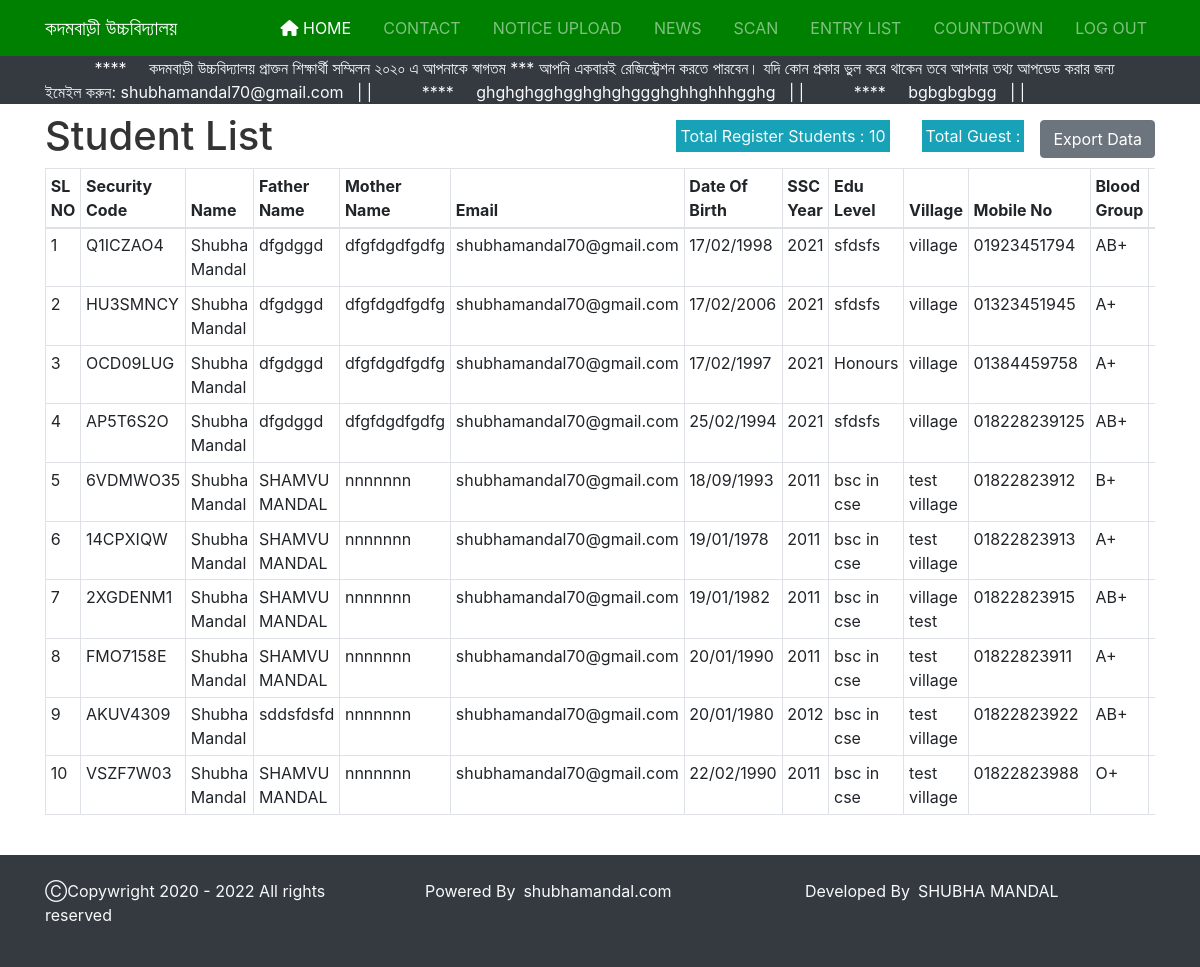
Page /src/admin/index.php (signed in) on the earlier database version.
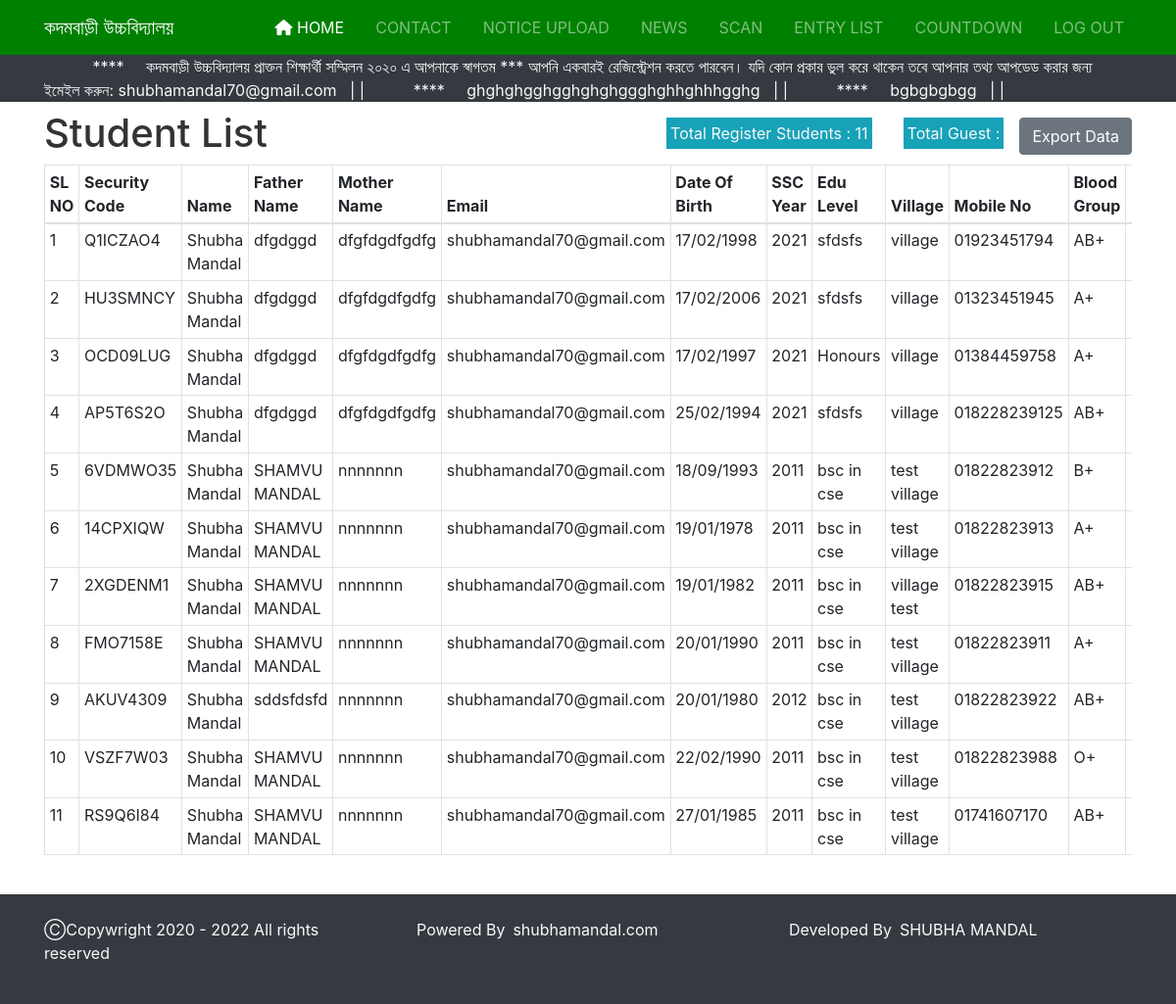
Same page on the later database version.
### tables this page shows
CREATE TABLE `news` (
  `id` int(11) NOT NULL,
  `title` varchar(50) NOT NULL,
  `news_description` varchar(500) NOT NULL,
  `date` datetime NOT NULL DEFAULT current_timestamp()
);

CREATE TABLE `students` (
  `id` int(10) NOT NULL,
  `name` varchar(30) NOT NULL,
  `father_name` varchar(40) NOT NULL,
  `mother_name` varchar(40) NOT NULL,
  `email` varchar(30) NOT NULL,
  `dob` datetime NOT NULL DEFAULT current_timestamp(),
  `exam` varchar(20) NOT NULL,
  `last_edu` varchar(25) NOT NULL,
  `village` varchar(50) NOT NULL,
  `mobile` varchar(20) NOT NULL,
  `blood` varchar(20) NOT NULL,
  `bkash` varchar(20) NOT NULL,
  `taka` int(30) NOT NULL,
  `trxid` varchar(20) NOT NULL,
  `gender` varchar(20) NOT NULL,
  `image` varchar(100) NOT NULL,
  `qr_image` varchar(50) NOT NULL,
  `string` varchar(50) NOT NULL,
  `date` datetime NOT NULL DEFAULT current_timestamp(),
  `status` varchar(50) NOT NULL
);

### src/admin/index.php (the view, shortened to what the changed rows need)
<?php
include("admin_header.php");
include("../db.php");
$sql= "SELECT * FROM students";
$result = mysqli_query($conn,$sql);
$count_sql= "SELECT id FROM students ORDER BY id ";
$count_result = mysqli_query($conn,$count_sql);
$total_count= mysqli_num_rows($count_result);
?>
<div class="container-fluid ">
<div class="container">
    <div class="row">
        <div class="col-lg-12">
                <div class=" ml-auto">
                  <div class=" m-3 float-right p-1 text-light bg-info">
                             <span >Total Guest  :</span>
                  </div>
                  <div class=" m-3 float-right p-1 text-light bg-info">
                             <span > Total Register Students :</span>
                          <?php
                           echo $total_count;
                          ?>
                  </div>
                </div>
           <div class=" float-left mr-auto inline-block"><h1 class="mt-2">Student List</h1> </div>
                  <div class="table-responsive table--no-card m-b-30">
                  <table class="table data-table table-sm table-bordered table-hover " id="myTable">
                      <thead>
                          <tr>
                          <th>SL NO</th>
                          <th>Security Code</th>
                          <th>Name</th>
                          <th>Father Name</th>
                          <th>Mother Name</th>
                          <th>Email</th>
                          <th>Date Of Birth</th>
                          <th>SSC Year</th>
                          <th>Edu Level</th>
                          <th>Village</th>
                          <th>Mobile No</th>
                          <th>Blood Group</th>
                          <th>Bkash No </th>
                          </tr>
                      </thead>
                      <tbody>
                         <?php
                            $serial=0;
                         while($row = mysqli_fetch_assoc($result)) { $serial+=1;
                           ?>
                          <tr>
                              <td ><?php echo $serial;?></td>
                              <td > <?= $row['string']?> </td>
                              <td ><?= $row['name']?></td>
                              <td ><?= $row['father_name']?></td>
                              <td ><?= $row['mother_name']?></td>
                              <td ><?= $row['email']?></td>
                              <td ><?= date('d/m/Y',strtotime($row["dob"]));?></td>
                              <td ><?= $row['exam']?></td>
                              <td ><?= $row['last_edu']?></td>
                              <td ><?= $row['village']?></td>
                              <td ><?= $row['mobile']?></td>
                              <td ><?= $row['blood']?></td>
                              <td ><?= $row['bkash']?></td>
                          </tr>
                         <?php
                       }?>
                      </tbody>
                  </table>
                  </div>
        </div>
    </div>
</div>
</div>
<br>
<?php
include("admin_footer.php");
 ?>

### src/admin/admin_header.php (shortened to what the changed rows need)
<?php
include("../db.php");
$sql= "SELECT * FROM news ";
$result = mysqli_query($conn,$sql);
?>
<!DOCTYPE html>
<html lang="en">
<head>
  <link rel="stylesheet" href="../css/uikit.min.css">
  <link rel="stylesheet" href="../css/slick.css">
  <link rel="stylesheet" href="../css/slick-theme.css">
  <link rel="stylesheet" href="../css/font-awesome.min.css">
  <link rel="stylesheet" href="//cdn.datatables.net/1.10.20/css/jquery.dataTables.min.css">
  <link rel="stylesheet" href="../css/dataTables.bootstrap4.min.css">
  <link rel="stylesheet" href="../css/responsive.dataTables.min.css">
  <link rel="stylesheet" href="../css/bootstrap.css">
  <link rel="stylesheet" href="../css/style.css">
  <link rel="stylesheet" href="../scss/style.scss">
</head>
<body>
<section class="news bg-dark">
        <div class="container">
        <div class="row">
            <div class="col-md">
<marquee class="text-light" direction="left" onmouseover="this.stop();" onmouseout="this.start();">
  <?php
  if(mysqli_num_rows($result) >0){
    while($row = mysqli_fetch_assoc($result)) {
      echo "&nbsp;&nbsp;&nbsp;&nbsp;&nbsp;&nbsp;&nbsp;&nbsp;&nbsp;&nbsp; **** &nbsp;&nbsp;&nbsp;&nbsp;", $row["news_description"],"&nbsp;&nbsp;&nbsp;|&nbsp;|" ;
    }
  }
  ?>
  </marquee>
            </div>
        </div>
    </div>
</section>

Differences in the rows shown:
added students: string "RS9Q6I84", name "Shubha Mandal", father_name "SHAMVU MANDAL", mother_name "nnnnnnn", email "shubhamandal70@gmail.com", dob "27/01/1985", exam "2011", last_edu "bsc in cse", village "test village", mobile "01741607170", blood "AB+"
Other differences:
$total_count: "10" → "11"
